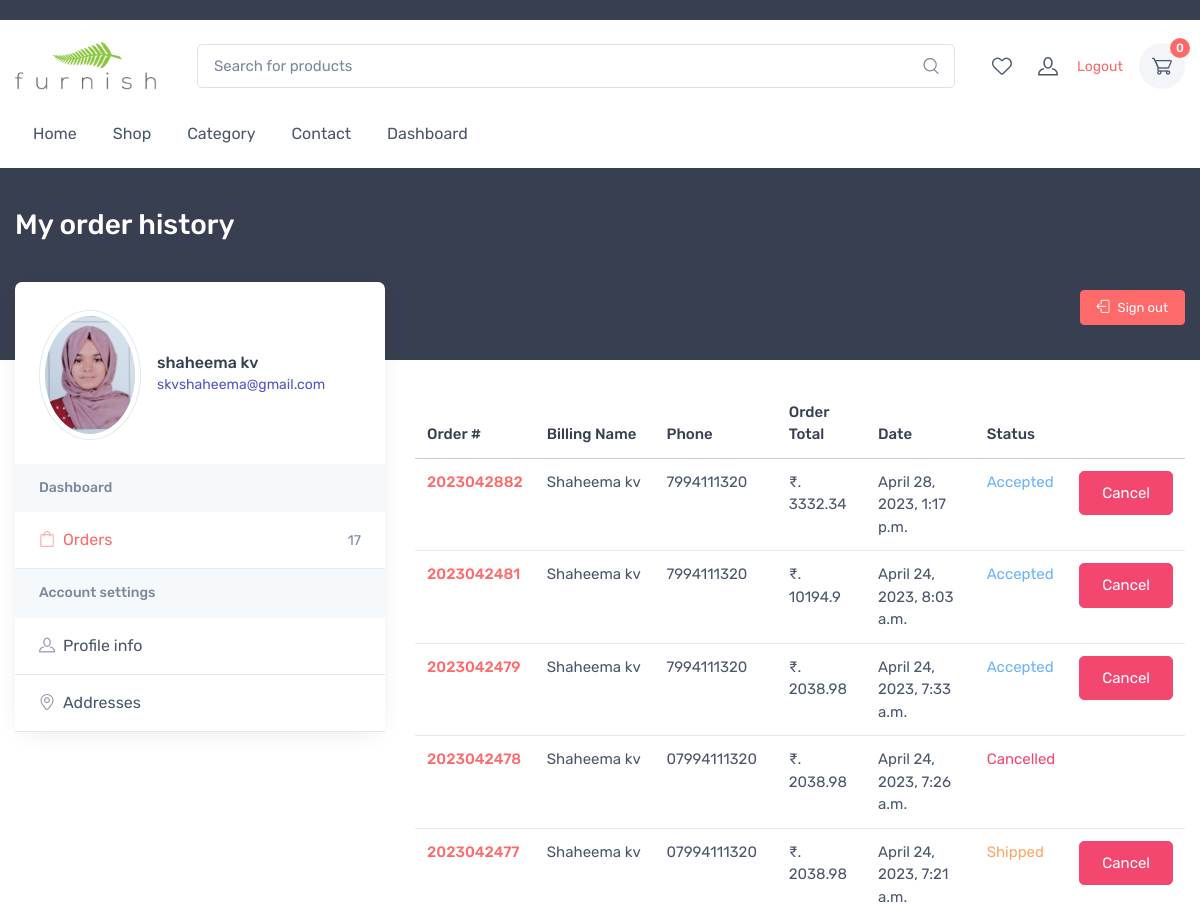
/my_orders/ (signed in, upper part), run on an earlier commit of the app's database.
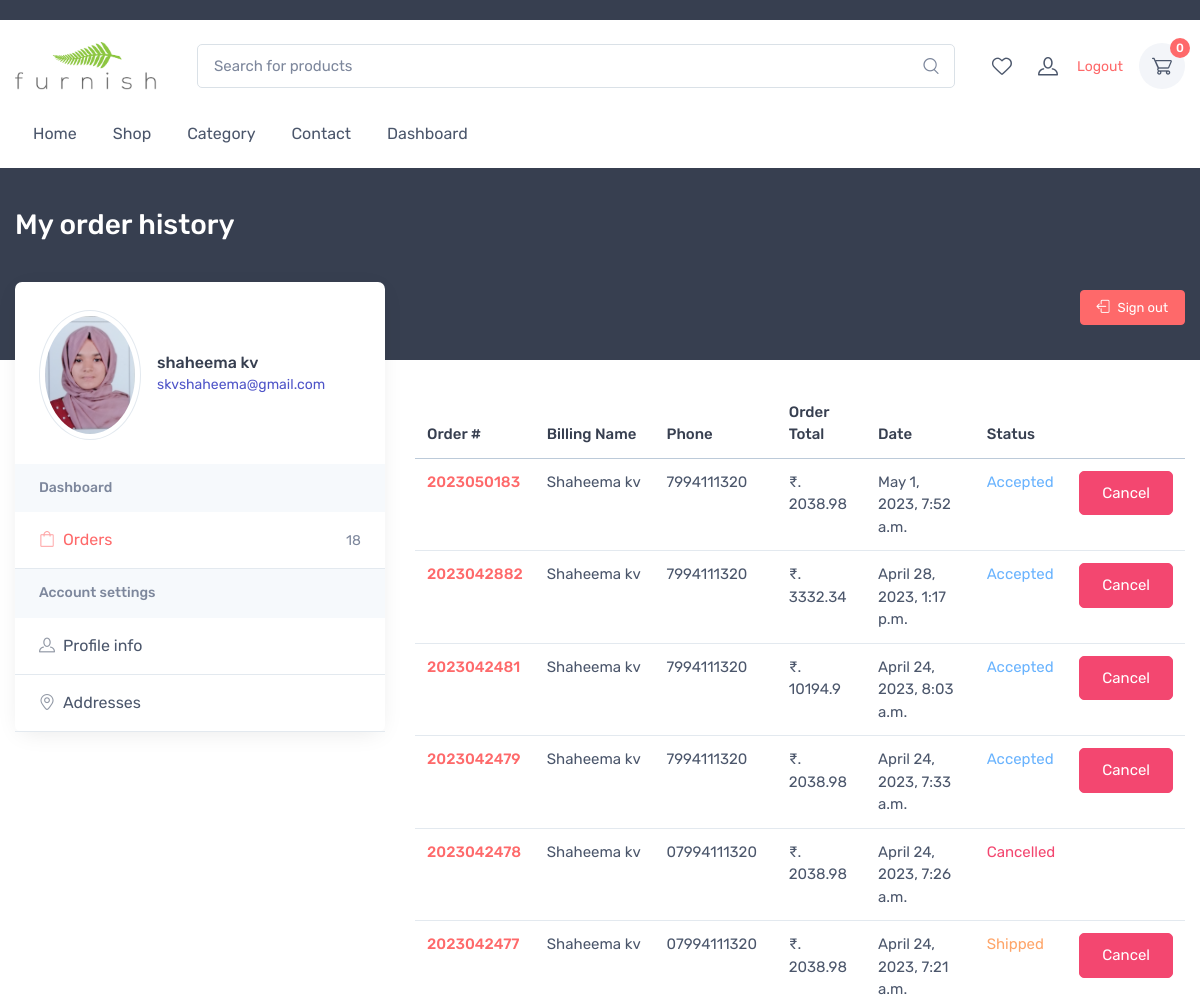
And on a later commit of the database.
### order/models.py (models this page shows, shortened)
class Order(models.Model):
    STATUS = (
        ('New', 'New'),
        ('Accepted', 'Accepted'),
        ('Completed', 'Completed'),
        ('Cancelled', 'Cancelled'),
    )
    user = models.ForeignKey(User, on_delete=models.SET_NULL, null=True)
    Payment = models.ForeignKey(Payment, on_delete=models.SET_NULL, blank=True, null=True)
    order_number = models.CharField(max_length=20)
    first_name = models.CharField(max_length=50)
    last_name = models.CharField(max_length=50)
    phone = models.CharField(max_length=150)
    email =  models.EmailField(max_length=50)
    address_1 =  models.CharField(max_length=50)
    address_2 =  models.CharField(max_length=50, blank=True)
    country = models.CharField(max_length=50)
    state =  models.CharField(max_length=50)
    city = models.CharField(max_length=50)
    order_note = models.CharField(max_length=100, blank=True)
    order_total = models.FloatField()
    tax =  models.FloatField()
    status = models.CharField(max_length=10, choices=STATUS, default='New')
    ip =  models.CharField(blank=True, max_length=20)
    is_ordered =  models.BooleanField(default=False)
    created_at =  models.DateTimeField(auto_now_add=True)
    updated_at =  models.DateTimeField(auto_now=True)
    def full_name(self):
        return f'{self.first_name} {self.last_name}'

### accounts/views.py (the view)
# urls.py: path('my_orders/',views.my_orders,name='my_orders'),
@login_required(login_url='signin')
def my_orders(request):
    orders = Order.objects.filter(user_id = request.user, is_ordered = True).order_by('-created_at')
    orders_count = orders.count()
    try:
        userprofile = UserProfile.objects.get(user_id=request.user.id)
    except UserProfile.DoesNotExist:
        userprofile = None
    try:
        profile_picture_url = userprofile.profile_picture.url  # Get the URL to the saved image
    except:
        profile_picture_url = None
    context={
        'orders':orders,
        'orders_count': orders_count,
        'profile_picture_url': profile_picture_url,
    }
    return render(request, 'user_profile/account-orders.html', context )

### cart/context_processors.py (called while the page is built)
def counter(request):
    cart_count = 0
    if 'admin' in request.path:
        return {}
    else:
        try:
            cart = Cart.objects.filter(cart_id=_cart_id(request))
            if request.user.is_authenticated:
                cart_items = CartItem.objects.all().filter(user=request.user)
            else:
                cart_items = CartItem.objects.all().filter(cart=cart[:1])
            for cart_item in cart_items:
                cart_count += cart_item.quantity
        except Cart.DoesNotExist:
            cart_count = 0
    return dict(cart_count=cart_count)

def wish_counter(request):
    wish_count = 0
    if 'admin' in request.path:
        return {}
    else:
        try:
            cart = Cart.objects.filter(cart_id=_cart_id(request))
            if request.user.is_authenticated:
                wishitem = Wishlist.objects.all().filter(user=request.user)
            else:
                wishitem = Wishlist.objects.all().filter(cart=cart[:1])
            for item in wishitem:
                wish_count += 1
        except Cart.DoesNotExist:
            wish_count = 0
    return dict(wish_count=wish_count)

### cart/views.py (called while the page is built)
def _cart_id(request):
    cart = request.session.session_key
    if not cart:
        cart = request.session.create()
    return cart

### category/context_processors.py (called while the page is built)
def menu_links(request):
    links = Categorie.objects.all()
    return dict(links=links)

### templates/user_profile/account-orders.html (shortened to what this page needs)
{% extends 'base.html' %}
{% load static %}
{% block content %}
       <div class="page-title-overlap bg-dark pt-4">
        <div class="container d-lg-flex justify-content-between py-2 py-lg-3">
          <div class="order-lg-1 pe-lg-4 text-center text-lg-start">
            <h1 class="h3 text-light mb-0">My order history</h1>
          </div>
        </div>
      </div>
      <div class="container pb-5 mb-2 mb-md-4">
        <div class="row">
            {% include 'user_profile/account-sidebar.html' %}
          <section class="col-lg-8">
            <div class="d-flex justify-content-between align-items-center pt-lg-2 pb-4 pb-lg-5 mb-lg-3">
              <a class="btn btn-primary btn-sm d-none d-lg-inline-block" href="{% url 'signout'  %}"><i class="ci-sign-out me-2"></i>Sign out</a>
            </div>
            {% if orders %}
            <div class="table-responsive fs-md mb-4">
              <table class="table table-hover mb-0">
				  <thead>
				    <tr>
				      <th scope="col">Order #</th>
				      <th scope="col">Billing Name</th>
				      <th scope="col">Phone</th>
				      <th scope="col">Order Total</th>
					  <th scope="col">Date</th>
					  <th scope="col">Status</th>
					  <th scope="col"></th>
				    </tr>
				  </thead>
				  <tbody>
						{% for order in orders %}
				    <tr>
				      <th scope="row"><a href="{% url 'order_detail' order.order_number %}">{{order.order_number}}</a></th>
					  <td>{{order.full_name}}</td>
				      <td>{{order.phone}}</td>
				      <td>₹.<br> {{order.order_total}}</td>
					  <td>{{order.created_at}}</td>
            {% if order.status == 'Accepted'%}
					  <td><div class="text-info">{{order.status}}</div></td>
            {% elif order.status == 'Shipped'%}
            <td><div class="text-warning">{{order.status}}</div></td>
            {% elif order.status == 'Delivered'%}
            <td><div class="text-success">{{order.status}}</div></td>
            {% elif order.status == 'Cancelled'%}
            <td><div class="text-danger">{{order.status}}</div></td>
            {% endif %}
					  <td>
            {% if order.status != 'Cancelled' and order.status != 'Delivered' %}
            <a href="{% url 'cancel_order_user' order.order_number %}" onclick="return confirm('Are you sure you want to cancel the order ?')" class="btn btn-danger">Cancel</a>
            {% endif %}
					  </td>
				    </tr>
				{% endfor %}
				  </tbody>
				</table>
			</div>
            {% else %}
            <p class="text-secondary-faded"> You haven't ordered anything !!<p> <br><h6 class="text-primary" style="margin-left:10rem;">Go to our store and purchase for your dream home..<h6>
             <a href="{% url 'store' %}"> <button  class="btn  bg-primary text-light" style="margin-left:20rem;">Shop now</button></a>
              {% endif %}
            </section>
        </div>
      </div>
    </main>
    {% endblock %}

### templates/base.html (shortened to what this page needs)
{% load static %}
<!DOCTYPE html>
<html lang="en">
<head>
    <link rel="stylesheet" media="screen" href="{% static 'vendor/simplebar/dist/simplebar.min.css'%}"/>
    <link rel="stylesheet" media="screen" href="{% static 'vendor/tiny-slider/dist/tiny-slider.css'%}"/>
    <link rel="stylesheet" media="screen" href="{% static 'vendor/drift-zoom/dist/drift-basic.min.css'%}"/>
    <link rel="stylesheet" media="screen" href="{% static 'css/theme.min.css'%}">
  </head>
  <body class="handheld-toolbar-enabled">
    <main class="page-wrapper">
      <header class="shadow-sm">
         <div class="topbar topbar-dark bg-dark">
        </div>
        <div class="navbar-sticky bg-light">
          <div class="navbar navbar-expand-lg navbar-light">
            <div class="container"><a class="navbar-brand d-none d-sm-block flex-shrink-0" href="{% url 'home' %}"><img src="{% static 'img/furnish-logo.png' %}" width="142" alt="Cartzilla"></a>
              <div class="input-group d-none d-lg-flex mx-4">
                <input class="form-control rounded-end pe-5" type="text" placeholder="Search for products"><i class="ci-search position-absolute top-50 end-0 translate-middle-y text-muted fs-base me-3"></i>
              </div>
              <div class="navbar-toolbar d-flex flex-shrink-0 align-items-center">
                  <a href="{% url 'wishlist' %}" class="navbar-tool d-none d-lg-flex" ><span class="navbar-tool-tooltip">Wishlist</span><div class="navbar-tool-icon-box"><i class="navbar-tool-icon ci-heart"></i></div></a>
                  <a href="{% url 'account_profile' %}" class="navbar-tool ms-1 ms-lg-0 me-n1 me-lg-2"  ><span class="navbar-tool-tooltip">Profile</span><div class="navbar-tool-icon-box"><i class="navbar-tool-icon ci-user"> </i></div>
                  <div class="navbar-tool-text ms-n3">{% if user.is_authenticated %}<a href="{% url 'signout' %}"  >Logout</div></a>{% else %}<a href="{% url 'signin' %}"  >Sign in</div></a>{% endif %}</a>
                  <div class="navbar-tool  ms-3"><a class="navbar-tool-icon-box bg-secondary " href="{% url 'cart' %}"><span class="navbar-tool-label">{{cart_count}}</span><i class="navbar-tool-icon ci-cart"></i></a>
                </div>
              </div>
            </div>
          </div>
          <div class="navbar navbar-expand-lg navbar-light navbar-stuck-menu mt-n2 pt-0 pb-2">
            <div class="container">
              <div class="collapse navbar-collapse" id="navbarCollapse">
                <ul class="navbar-nav">
                  <li class="nav-item {% if '/home/' == request.path %} active {% endif %}"><a class="nav-link " href="{% url 'home' %}" >Home</a>
                  </li>
                  <li class="nav-item {% if '/store/' == request.path %} active {% endif %}"><a class="nav-link " href="{% url 'store' %}" >Shop</a>
                  </li>
                  <li class="nav-item {% if '/category/' == request.path %} active {% endif %} "><a class="nav-link "   data-bs-auto-close="outside" href="{% url 'category' %}">Category</a>
                  </li>
                   <li class="nav-item dropdown"><a class="nav-link dropdown-toggle" href="#" data-bs-toggle="dropdown" data-bs-auto-close="outside">Contact</a>
                  </li>
                  {% if user.is_superuser %}
                  <li class="nav-item {% if '//' == request.path %} active {% endif %}"><a class="nav-link "   data-bs-auto-close="outside" href="{% url 'dashboard' %}">Dashboard</a>
                  </li>
                  {% endif %}
                </ul>
              </div>
            </div>
          </div>
        </div>
      </header>
      {% block content %}
      {% endblock content %}
</body>
</html>

### templates/user_profile/account-sidebar.html (shortened to what this page needs)
{% load static %}
<aside class="col-lg-4 pt-4 pt-lg-0 pe-xl-5">
    <div class="bg-white rounded-3 shadow-lg pt-1 mb-5 mb-lg-0">
      <div class="d-md-flex justify-content-between align-items-center text-center text-md-start p-4">
        <div class="d-md-flex align-items-center">
          <div class="img-thumbnail rounded-circle position-relative flex-shrink-0 mx-auto mb-2 mx-md-0 mb-md-0" style="width: 6.375rem;">
            <img class="rounded-circle"{% if profile_picture_url %} src="{{profile_picture_url}}" {% else %} src="{% static 'img/profile.png' %}" {% endif %} alt="{{user.get_full_name}}"></div>
          <div class="ps-md-3">
            <h3 class="fs-base mb-0">{{user.get_full_name}}</h3><span class="text-accent fs-sm">{{user.username}}</span>
          </div>
        </div><a class="btn btn-primary d-lg-none mb-2 mt-3 mt-md-0" href="#account-menu" data-bs-toggle="collapse" aria-expanded="false">Account menu</a>
      </div>
      <div class="d-lg-block collapse" id="account-menu">
        <div class="bg-secondary px-4 py-3">
          <h3 class="fs-sm mb-0 text-muted">Dashboard</h3>
        </div>
        <ul class="list-unstyled mb-0">
          <li class="border-bottom mb-0"><a class="nav-link-style d-flex align-items-center px-4 py-3 {% if '/my_orders/' == request.path %} active {% endif %} " href="{% url 'my_orders' %}"><i class="ci-bag opacity-60 me-2"></i>Orders<span class="fs-sm text-muted ms-auto">{{orders_count}}</span></a></li>
        </ul>
        <div class="bg-secondary px-4 py-3">
          <h3 class="fs-sm mb-0 text-muted">Account settings</h3>
        </div>
        <ul class="list-unstyled mb-0">
          <li class="border-bottom mb-0"><a class="nav-link-style d-flex align-items-center px-4 py-3 {% if '/account_profile/' == request.path %} active {% endif %}" href="{% url 'account_profile' %}"><i class="ci-user opacity-60 me-2"></i>Profile info</a></li>
          <li class="border-bottom mb-0"><a class="nav-link-style d-flex align-items-center px-4 py-3 {% if '/my_addresses/' == request.path %} active {% endif %} " href="{% url 'my_addresses' %}"><i class="ci-location opacity-60 me-2"></i>Addresses</a></li>
        </ul>
      </div>
    </div>
  </aside>

What changed in the data, as far as the page shows it:
added Order: order_number "2023050183", full_name "Shaheema kv", phone "7994111320", order_total "2038.98", created_at "May 1, 2023, 7:52 a.m.", status "Accepted", shows "Cancel"
Also different on the page:
{{ orders_count }}: "17" → "18"
